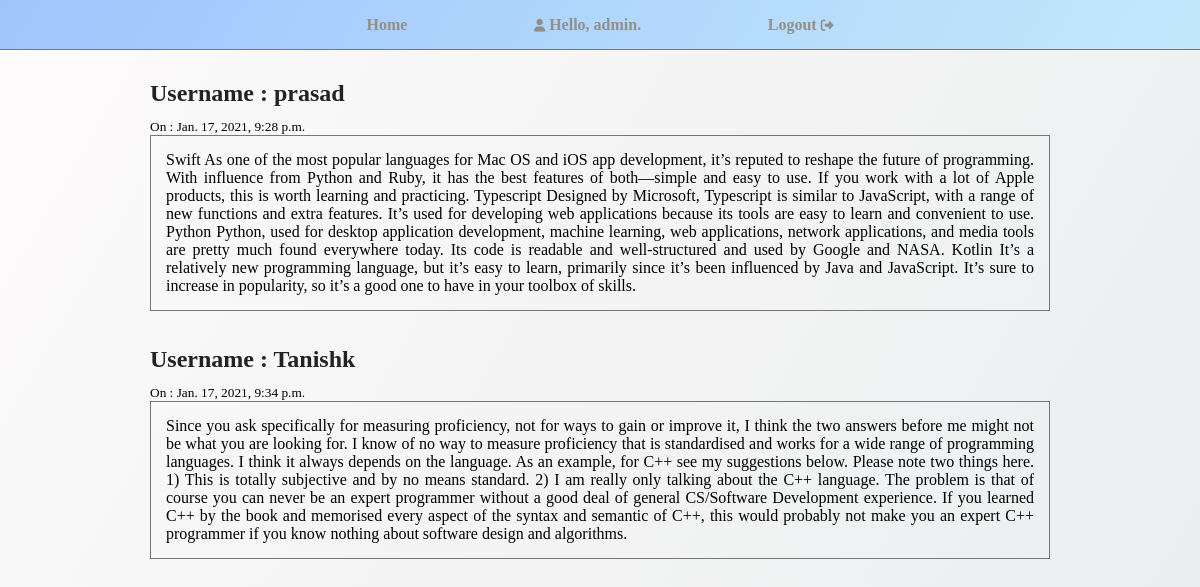
Screenshot of / (signed in) with the database file from the repository.
### InternShalaApp/models.py (models this page shows)
class TakeReview(models.Model):
    user = models.CharField(max_length=120)
    date = models.DateTimeField(auto_now_add=True)
    email = models.EmailField()
    review = models.TextField()

### InternShalaApp/views.py (the view)
# urls.py: 2. Add a URL to urlpatterns:  path('', views.home, name='home')
@login_required(login_url="login")
def home(request):
    all_reviews = TakeReview.objects.all()
    return render(request, "InternShalaApp/home.html", {"all_reviews": all_reviews})

### templates/InternShalaApp/home.html (shortened to what this page needs)
{% extends '../base.html' %}
{% block content %}
<div class="taking__user__reviews">
    {% if request.user.is_superuser %}
    {% for review in all_reviews %}
        <div class="admin_to_see_review">
            <h2>Username : {{review.user}}</h2>
            <small>On : {{review.date}}</small>
            <p>{{review.review}}</p>
        </div>
    {% endfor %}
    {% else %}
    <h1>Enter your thoughts about proficiency in programming tools/languages.</h1>
    <textarea id="register_review_textarea"></textarea>
    <input id="register_review" type="submit" value="Submit ">
    {% endif %}
</div>
{% endblock %}

### templates/base.html (shortened to what this page needs)
<!DOCTYPE html>
{% load static %}
<html lang="en">
<head>
    <link rel="stylesheet" href="{% static 'css/main.css' %}">
    <link rel="stylesheet" href="{% static 'css/nav.css' %}">
    <link rel="stylesheet" href="{% static 'css/loading.css' %}">
</head>
<body>
    {% include 'nav.html' %}
    <div class="main__container">
        {% block content %}
        {% endblock %}
    </div>
</body>
</html>

### templates/nav.html (shortened to what this page needs)
<div class="main__navigations">
    <div class="main__navigations__div">
        <ul class="main__navigations__div__ul">
            <li class="main__navigations__div__li save__from__left" style="font-weight: bold;"><a href="{% url 'home' %}">Home</a></li>
            {% if request.user.is_authenticated %}
            <li class="main__navigations__div__li "><a href="" class="anchor__remains__same"
                    style="font-weight: bold;"><i class="fas fa-user"></i> Hello, {{request.user}}.</a></li>
            <li class="main__navigations__div__li">
                <a href="{% url 'logout' %}" class="anchor__remains__same save__from__right" style="padding-bottom: 0;font-weight: bold;">Logout <i
                        class="fas fa-sign-out-alt"></i> </a>
            </li>
            {% endif %}
        </ul>
    </div>
</div>

### static/css/main.css (style rules this page uses)
body { background-image: linear-gradient(120deg, #fdfbfb 0%, #ebedee 100%); }
.main__container { margin-top: 50px; }
.taking__user__reviews { width: 55%; margin: 80px auto; display: grid; }
@media (max-width:1200px) { .taking__user__reviews { width: 75%; } }
.admin_to_see_review { width: 100%; margin-bottom: 35px; }
.admin_to_see_review h2 { color: #222; margin-bottom: 10px; }
.admin_to_see_review p { padding: 15px; border: #777 solid 1px; text-align: justify; text-justify: inter-word; }

### static/css/nav.css (style rules this page uses)
* { margin: 0; padding: 0; box-sizing: border-box; }
li { list-style: none; }
a { text-decoration: none; cursor: pointer; color: #908f8c; transition: 0.4s; }
i { color: #908f8c; transition: 0.4s; }
body { overflow-x: hidden; }
.main__navigations { position: fixed; left: 0; right: 0; top: 0; z-index: 447; padding: 16px 0 15px; background-image: linear-gradient(120deg, #a1c4fd 0%, #c2e9fb 100%); border-bottom: 1px solid #777; }
.main__navigations__div { display: flex; }
.main__navigations__div ul.main__navigations__div__ul { width: 50%; margin: auto; display: flex; justify-content: space-evenly; }
.main__navigations__div ul.main__navigations__div__ul .anchor__remains__same i { font-size: 0.8em; }
@media (max-width: 1200px) { .main__navigations__div ul.main__navigations__div__ul { width: 60%; } }
.main__navigations__div ul.main__navigations__div__ul li.main__navigations__div__li { justify-self: center; }
.main__navigations__div ul.main__navigations__div__ul li.main__navigations__div__li:nth-child(2) a { padding-bottom: 10px; }

### static/css/loading.css (style rules this page uses)
* { padding: 0; margin: 0; }

### rows the page displays
TakeReview: user "prasad", date "Jan. 17, 2021, 9:28 p.m.", review "Swift As one of the most popular languages for Mac OS and iOS app development, it’s reputed to reshape the future of programming. With influence from Python and Ruby, it has the best features of both—simple and easy to use. If you work with a lot of Apple products, this is worth learning and practicing. Typescript Designed by Microsoft, Typescript is similar to JavaScript, with a range of new functions and extra features. It’s used for developing web applications because its tools are easy to learn and convenient to use. Python Python, used for desktop application development, machine learning, web applications, network applications, and media tools are pretty much found everywhere today.…"
TakeReview: user "Tanishk", date "Jan. 17, 2021, 9:34 p.m.", review "Since you ask specifically for measuring proficiency, not for ways to gain or improve it, I think the two answers before me might not be what you are looking for. I know of no way to measure proficiency that is standardised and works for a wide range of programming languages. I think it always depends on the language. As an example, for C++ see my suggestions below. Please note two things here. 1) This is totally subjective and by no means standard. 2) I am really only talking about the C++ language. The problem is that of course you can never be an expert programmer without a good deal of general CS/Software Development experience. If you learned C++ by the book and memorised every aspect…"

### other values shown
{{ request.user }} "admin"
